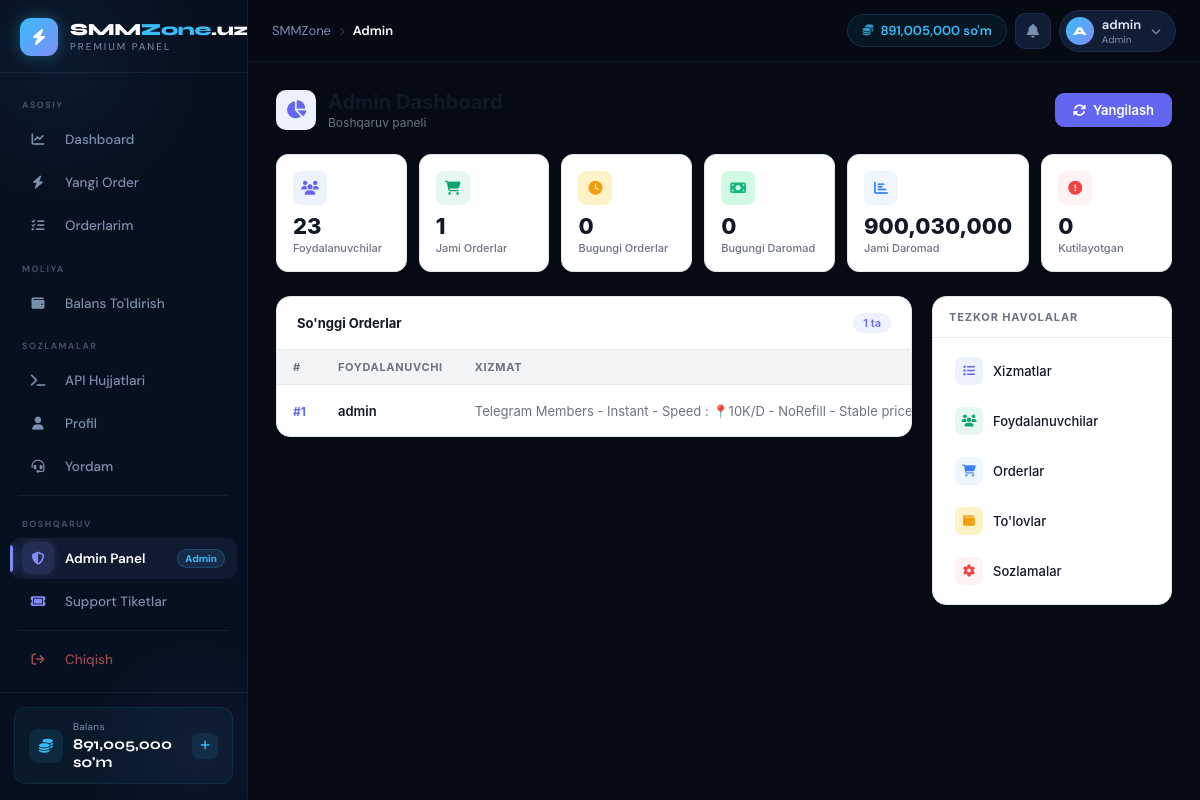
Page /admin/ (signed in) on the earlier database version.
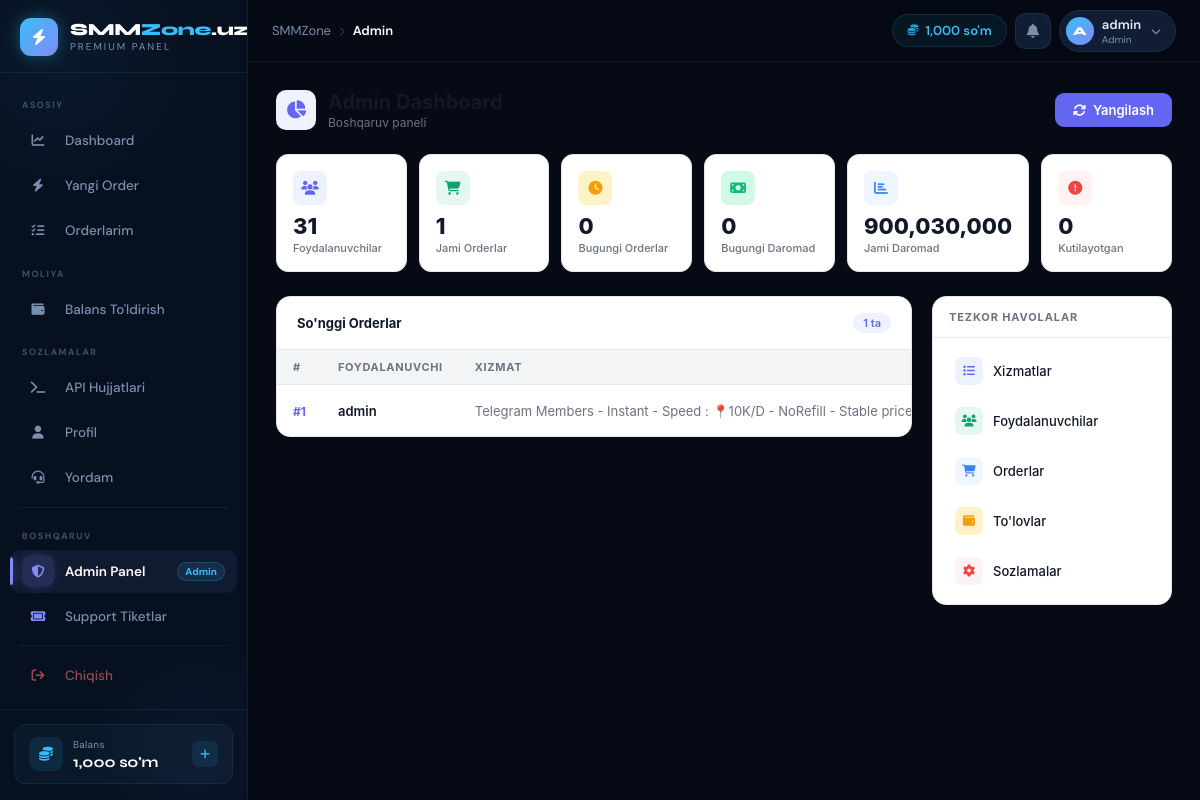
Same page on the later database version.
### tables this page shows
CREATE TABLE users (
    id           INTEGER PRIMARY KEY AUTOINCREMENT,
    username     TEXT UNIQUE NOT NULL,
    email        TEXT UNIQUE NOT NULL,
    password     TEXT NOT NULL,
    balance      REAL DEFAULT 0,
    role         TEXT DEFAULT 'user',
    api_key      TEXT UNIQUE,
    total_spent  REAL DEFAULT 0,
    total_orders INTEGER DEFAULT 0,
    ref_code     TEXT UNIQUE,
    referred_by  INTEGER,
    ref_earnings REAL DEFAULT 0,
    is_active    INTEGER DEFAULT 1,
    created_at   TEXT DEFAULT (datetime('now'))
);

### services/admin_service.py (the view)
@admin_bp.route("/")
@admin_required
def dashboard():
    db    = get_db()
    today = __import__("datetime").datetime.now().strftime("%Y-%m-%d")
    stats = {
        "total_users":    db.execute("SELECT COUNT(*) FROM users").fetchone()[0],
        "total_orders":   db.execute("SELECT COUNT(*) FROM orders").fetchone()[0],
        "today_orders":   db.execute("SELECT COUNT(*) FROM orders WHERE date(created_at)=?", (today,)).fetchone()[0],
        "today_revenue":  db.execute("SELECT COALESCE(SUM(amount),0) FROM deposits WHERE date(created_at)=? AND status='completed'", (today,)).fetchone()[0],
        "total_revenue":  db.execute("SELECT COALESCE(SUM(amount),0) FROM deposits WHERE status='completed'").fetchone()[0],
        "pending_orders": db.execute("SELECT COUNT(*) FROM orders WHERE status IN ('Pending','Processing')").fetchone()[0],
        "pending_deps":   db.execute("SELECT COUNT(*) FROM deposits WHERE status='pending'").fetchone()[0],
    }
    recent_orders = r2l(db.execute(
        "SELECT o.id, o.status, o.price, o.quantity, o.created_at, "
        "u.username, s.name as svc_name "
        "FROM orders o "
        "JOIN users u ON o.user_id=u.id "
        "JOIN services s ON o.service_id=s.id "
        "ORDER BY o.created_at DESC LIMIT 10"
    ).fetchall())
    return render_template("admin/admin_dashboard.html", stats=stats, recent=recent_orders)

### database/db.py (called while the page is built)
def get_db():
    if "db" not in g:
        g.db = sqlite3.connect(DATABASE)
        g.db.row_factory = sqlite3.Row
    return g.db

def r2l(rows):
    return [dict(row) for row in rows]

### main.py (called while the page is built)
@app.context_processor
def inject_globals():
    user_balance = 0
    if "user_id" in session:
        db = get_db()
        u  = db.execute("SELECT balance FROM users WHERE id=?", (session["user_id"],)).fetchone()
        if u: user_balance = u["balance"]
        session["balance"] = user_balance
    return {"site_name": Config.SITE_NAME, "user_balance": user_balance}

### templates/admin/admin_dashboard.html (shortened to what this page needs)
{% extends "base.html" %}
{% block content %}
<div class="ad-wrap">
  <div class="ad-header">
    <div class="ad-header-left">
      <div class="ad-header-icon"><i class="fas fa-chart-pie"></i></div>
      <div>
        <h1>Admin Dashboard</h1>
        <div class="ad-header-sub">Boshqaruv paneli</div>
      </div>
    </div>
    <form method="POST" action="/admin/orders/sync">
      <button class="ad-sync-btn">
        <i class="fas fa-sync"></i> Yangilash
      </button>
    </form>
  </div>
  <div class="ad-stats">
    <div class="ad-stat">
      <div class="ad-stat-top">
        <div class="ad-stat-icon purple"><i class="fas fa-users"></i></div>
      </div>
      <div class="ad-stat-val">{{ stats.total_users }}</div>
      <div class="ad-stat-lbl">Foydalanuvchilar</div>
    </div>
    <div class="ad-stat">
      <div class="ad-stat-top">
        <div class="ad-stat-icon teal"><i class="fas fa-shopping-cart"></i></div>
      </div>
      <div class="ad-stat-val">{{ stats.total_orders }}</div>
      <div class="ad-stat-lbl">Jami Orderlar</div>
    </div>
    <div class="ad-stat">
      <div class="ad-stat-top">
        <div class="ad-stat-icon yellow"><i class="fas fa-clock"></i></div>
      </div>
      <div class="ad-stat-val">{{ stats.today_orders }}</div>
      <div class="ad-stat-lbl">Bugungi Orderlar</div>
    </div>
    <div class="ad-stat">
      <div class="ad-stat-top">
        <div class="ad-stat-icon green"><i class="fas fa-money-bill"></i></div>
      </div>
      <div class="ad-stat-val">{{ "{:,.0f}".format(stats.today_revenue) }}</div>
      <div class="ad-stat-lbl">Bugungi Daromad</div>
    </div>
    <div class="ad-stat">
      <div class="ad-stat-top">
        <div class="ad-stat-icon blue"><i class="fas fa-chart-bar"></i></div>
      </div>
      <div class="ad-stat-val">{{ "{:,.0f}".format(stats.total_revenue) }}</div>
      <div class="ad-stat-lbl">Jami Daromad</div>
    </div>
    <div class="ad-stat">
      <div class="ad-stat-top">
        <div class="ad-stat-icon red"><i class="fas fa-exclamation-circle"></i></div>
      </div>
      <div class="ad-stat-val">{{ stats.pending_orders }}</div>
      <div class="ad-stat-lbl">Kutilayotgan</div>
    </div>
  </div>
  <div class="ad-layout">
    <div class="ad-card">
      <div class="ad-card-head">
        <div class="ad-card-title">So'nggi Orderlar</div>
        <span class="ad-card-badge">{{ recent|length }} ta</span>
      </div>
      <div class="ad-table-wrap">
        <table class="ad-table">
          <thead>
            <tr>
              <th>#</th>
              <th>Foydalanuvchi</th>
              <th>Xizmat</th>
            </tr>
          </thead>
          <tbody>
          {% for o in recent %}
          <tr>
            <td><span class="ad-order-id">#{{ o.id }}</span></td>
            <td><span class="ad-username">{{ o.username }}</span></td>
            <td><span class="ad-svc-name" title="{{ o.svc_name }}">{{ o.svc_name }}</span></td>
          </tr>
          {% endfor %}
          </tbody>
        </table>
      </div>
    </div>
    <div class="ad-sidebar">
      <div class="ad-quick-card">
        <div class="ad-quick-head">Tezkor havolalar</div>
        <div class="ad-quick-links">
          <a href="/admin/services" class="ad-quick-link purple">
            <i class="fas fa-list"></i> Xizmatlar
          </a>
          <a href="/admin/users" class="ad-quick-link teal">
            <i class="fas fa-users"></i> Foydalanuvchilar
          </a>
          <a href="/admin/orders" class="ad-quick-link blue">
            <i class="fas fa-shopping-cart"></i> Orderlar
          </a>
          <a href="/admin/payments" class="ad-quick-link yellow">
            <i class="fas fa-wallet"></i> To'lovlar
          </a>
          <a href="/admin/settings" class="ad-quick-link red">
            <i class="fas fa-cog"></i> Sozlamalar
          </a>
        </div>
      </div>
    </div>
  </div>
</div>
{% endblock %}

### templates/base.html (shortened to what the changed rows need)
<!DOCTYPE html>
<html lang="uz">
<head>
<link rel="stylesheet" href="https://cdnjs.cloudflare.com/ajax/libs/font-awesome/6.5.0/css/all.min.css">
</head>
<body>
{% if 'user_id' in session %}
<aside class="sidebar" id="sidebar">
  <a href="/dashboard" class="sidebar-brand">
    <div class="brand-icon"><i class="fas fa-bolt"></i></div>
    <div class="brand-text">
      <div class="brand-name">SMM<span>Zone</span>.uz</div>
      <div class="brand-tag">PREMIUM PANEL</div>
    </div>
  </a>
  <nav class="sidebar-nav">
    <div class="nav-section-label">Asosiy</div>
    <a href="/dashboard" class="nav-item {% if request.path == '/dashboard' %}active{% endif %}">
      <div class="nav-item-icon"><i class="fas fa-chart-line"></i></div>
      <span class="nav-item-label">Dashboard</span>
    </a>
    <a href="/new-order" class="nav-item {% if request.path == '/new-order' %}active{% endif %}">
      <div class="nav-item-icon"><i class="fas fa-bolt"></i></div>
      <span class="nav-item-label">Yangi Order</span>
    </a>
    <a href="/orders" class="nav-item {% if request.path == '/orders' %}active{% endif %}">
      <div class="nav-item-icon"><i class="fas fa-list-check"></i></div>
      <span class="nav-item-label">Orderlarim</span>
    </a>
    <div class="nav-section-label">Moliya</div>
    <a href="/add-funds" class="nav-item {% if request.path == '/add-funds' %}active{% endif %}">
      <div class="nav-item-icon"><i class="fas fa-wallet"></i></div>
      <span class="nav-item-label">Balans To'ldirish</span>
    </a>
    <div class="nav-section-label">Sozlamalar</div>
    <a href="/api-docs" class="nav-item {% if request.path == '/api-docs' %}active{% endif %}">
      <div class="nav-item-icon"><i class="fas fa-terminal"></i></div>
      <span class="nav-item-label">API Hujjatlari</span>
    </a>
    <a href="/profile" class="nav-item {% if request.path == '/profile' %}active{% endif %}">
      <div class="nav-item-icon"><i class="fas fa-user"></i></div>
      <span class="nav-item-label">Profil</span>
    </a>
    <a href="/support" class="nav-item {% if request.path == '/support' %}active{% endif %}">
      <div class="nav-item-icon"><i class="fas fa-headset"></i></div>
      <span class="nav-item-label">Yordam</span>
    </a>
    {% if session.role == 'admin' %}
    <div class="nav-section-label">Boshqaruv</div>
    <a href="/admin/" class="nav-item is-admin {% if request.path == '/admin/' %}active{% endif %}">
      <div class="nav-item-icon"><i class="fas fa-shield-halved"></i></div>
      <span class="nav-item-label">Admin Panel</span>
      <span class="nav-item-badge">Admin</span>
    </a>
    <a href="/admin/support" class="nav-item is-admin {% if request.path == '/admin/support' %}active{% endif %}">
      <div class="nav-item-icon"><i class="fas fa-ticket"></i></div>
      <span class="nav-item-label">Support Tiketlar</span>
    </a>
    {% endif %}
    <a href="/logout" class="nav-item is-logout">
      <div class="nav-item-icon"><i class="fas fa-arrow-right-from-bracket"></i></div>
      <span class="nav-item-label">Chiqish</span>
    </a>
  </nav>
  <div class="sidebar-footer">
    <div class="sidebar-balance">
      <div class="sb-bal-icon"><i class="fas fa-coins"></i></div>
      <div>
        <div class="sb-bal-label">Balans</div>
        <div class="sb-bal-val">{{ "{:,.0f}".format(user_balance) }} so'm</div>
      </div>
      <a href="/add-funds" class="sb-bal-link" title="To'ldirish">
        <i class="fas fa-plus"></i>
      </a>
    </div>
  </div>
</aside>
<div class="main-wrap">
  <header class="topbar">
    <div class="topbar-breadcrumb">
      <span>SMMZone</span>
      <span class="bc-sep"><i class="fas fa-chevron-right" style="font-size:9px"></i></span>
      <span class="bc-current">
        {% if '/dashboard' in request.path %}Dashboard
        {% elif '/new-order' in request.path %}Yangi Order
        {% elif '/orders' in request.path %}Orderlarim
        {% elif '/add-funds' in request.path %}Balans
        {% elif '/profile' in request.path %}Profil
        {% elif '/api-docs' in request.path %}API
        {% elif '/support' in request.path %}Yordam
        {% elif '/admin' in request.path %}Admin
        {% else %}Sahifa{% endif %}
      </span>
    </div>
    <div class="topbar-right">
      <div class="topbar-balance">
        <i class="fas fa-coins"></i>
        <span>{{ "{:,.0f}".format(user_balance) }} so'm</span>
      </div>
      <a href="#" class="topbar-notif" title="Bildirishnomalar">
        <i class="fas fa-bell"></i>
      </a>
      <a href="/profile" class="topbar-user">
        <div class="topbar-user-avatar">{{ session.username[0].upper() if session.username else 'U' }}</div>
        <div>
          <div class="topbar-user-name">{{ session.username }}</div>
          <div class="topbar-user-role">{% if session.role == 'admin' %}Admin{% else %}Foydalanuvchi{% endif %}</div>
        </div>
        <i class="fas fa-chevron-down"></i>
      </a>
    </div>
  </header>
  <main class="content">
    {% block content %}{% endblock %}
  </main>
</div>
{% else %}
{% block auth_content %}{% endblock %}
{% endif %}
</body>
</html>

Differences in the rows shown:
changed users: balance "891,005,000" → "1,000"
Other differences:
{{ stats.total_users }}: "23" → "31"
